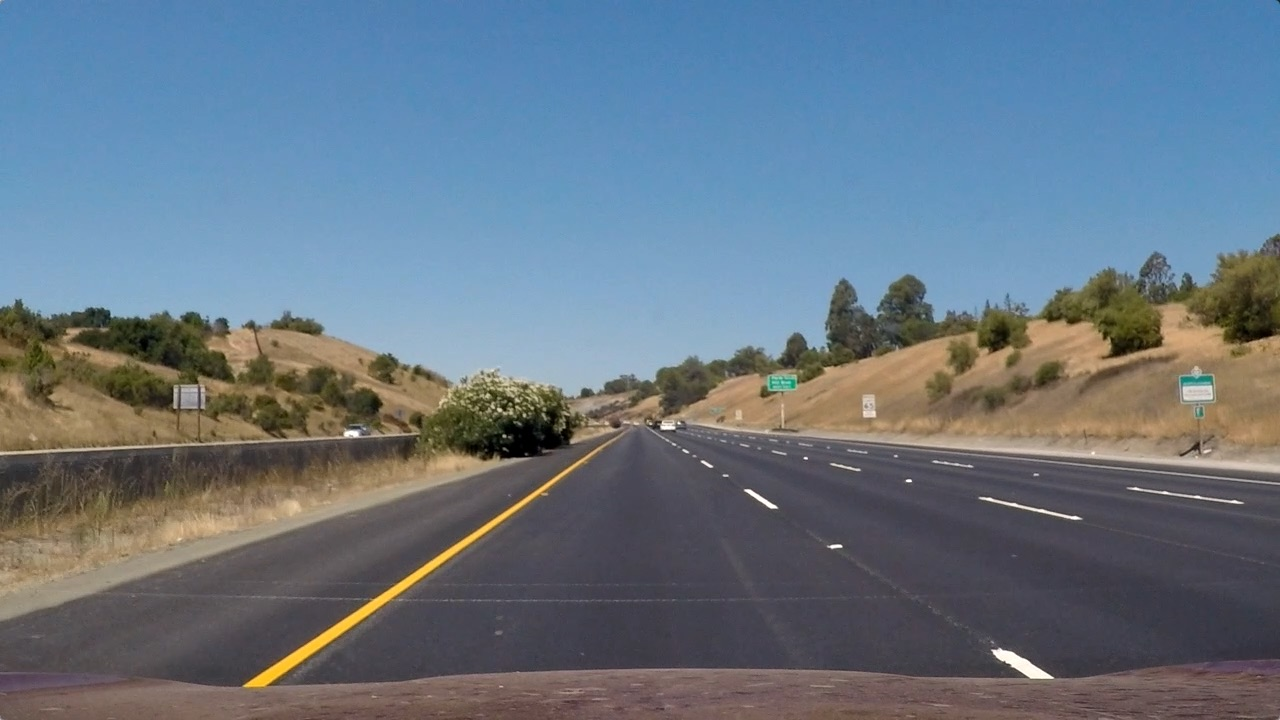
#> input picture Advanced Lane Finding Project/test_images/straight_lines1.jpg, 1280 x 720 px, given in place of solidWhiteRight.jpg, which was not available
$ jupyter execute --allow-errors P1.ipynb   (shell and % lines are left out)   (text cells are left out)
#> lines starting #> are read from the running program, lines starting #| are printed output that depends on the picture; after the words box and inside, x2 and y2 are one past the last pixel; in counts of white or black regions, pixels touching at a corner belong together; pictures that were not available may be replaced by others from this repository, and a replacement may not be noted
[cell 1]
#importing some useful packages
import matplotlib.pyplot as plt
import matplotlib.image as mpimg
import numpy as np
import cv2

[cell 2]
#reading in an image
image = mpimg.imread('test_images/solidWhiteRight.jpg')
#> image is the input picture: shape (720, 1280, 3); mean R, G, B 103.2, 117.7, 131.2
#printing out some stats and plotting
print('This image is:', type(image), 'with dimesions:', image.shape)
#| This image is: <class 'numpy.ndarray'> with dimesions: (720, 1280, 3)
plt.imshow(image)  #call as plt.imshow(gray, cmap='gray') to show a grayscaled image

[cell 3]
import math

def grayscale(img):
    """Applies the Grayscale transform
    This will return an image with only one color channel
    but NOTE: to see the returned image as grayscale
    you should call plt.imshow(gray, cmap='gray')"""
    return cv2.cvtColor(img, cv2.COLOR_BGR2GRAY)

def canny(img, low_threshold, high_threshold):
    """Applies the Canny transform"""
    return cv2.Canny(img, low_threshold, high_threshold)

def gaussian_blur(img, kernel_size):
    """Applies a Gaussian Noise kernel"""
    return cv2.GaussianBlur(img, (kernel_size, kernel_size), 0)

def region_of_interest(img, vertices):
    """
    Applies an image mask.

    Only keeps the region of the image defined by the polygon
    formed from `vertices`. The rest of the image is set to black.
    """
    #defining a blank mask to start with
    mask = np.zeros_like(img)

    #defining a 3 channel or 1 channel color to fill the mask with depending on the input image
    if len(img.shape) > 2:
        channel_count = img.shape[2]  # i.e. 3 or 4 depending on your image
        ignore_mask_color = (255,) * channel_count
    else:
        ignore_mask_color = 255

    #filling pixels inside the polygon defined by "vertices" with the fill color
    cv2.fillPoly(mask, vertices, ignore_mask_color)

    #returning the image only where mask pixels are nonzero
    masked_image = cv2.bitwise_and(img, mask)
    return masked_image


def draw_lines(img, lines, color=[255, 0, 0], thickness=2):
    """
    NOTE: this is the function you might want to use as a starting point once you want to
    average/extrapolate the line segments you detect to map out the full
    extent of the lane (going from the result shown in raw-lines-example.mp4
    to that shown in P1_example.mp4).

    Think about things like separating line segments by their
    slope ((y2-y1)/(x2-x1)) to decide which segments are part of the left
    line vs. the right line.  Then, you can average the position of each of
    the lines and extrapolate to the top and bottom of the lane.

    This function draws `lines` with `color` and `thickness`.
    Lines are drawn on the image inplace (mutates the image).
    If you want to make the lines semi-transparent, think about combining
    this function with the weighted_img() function below
    """
    shape = img.shape
    new_lines = []
    min_y = shape[0]
    for line in lines:
        x1, y1, x2, y2 = line[0]
        slope = (float(y2)-y1) / (x2-x1)
        found = False
        for i, new_line in enumerate(new_lines): #Goes through each already existing lines
            old_slope, x, y, count = new_line
            if abs((old_slope - slope) / slope) < 0.4: #less than 40% off
                if slope > 0: #y1 is higher
                    if y1 < y:
                        new_y = y1
                        new_x = x1
                    else:
                        new_y = y
                        new_x = x
                else: #y2 is higher
                    if y2 < y:
                        new_y = y2
                        new_x = x2
                    else:
                        new_y = y
                        new_x = x
                new_lines[i] = ((slope + old_slope*count)/(count+1), new_x, new_y, count+1)
                # ^ averages existing line(s) with new line
                found = True
                break
        if not found:
            if slope > 0:
                new_lines.append((slope, x1, y1, 1)) #important parts of line are higher x and y, and the slope
            else:
                new_lines.append((slope, x2, y2, 1))

    for line in new_lines:
        slope, x, y, count = line
        if slope == 0:
            slope = 0.00001
        x1 = int(x + (shape[0]-y) * 1/slope) # bottom x extrapolated from slope and upper x and y.
        cv2.line(img, (x1, shape[0]), (x, y), color, thickness)


def hough_lines(img, rho, theta, threshold, min_line_len, max_line_gap):
    """
    `img` should be the output of a Canny transform.

    Returns an image with hough lines drawn.
    """
    lines = cv2.HoughLinesP(img, rho, theta, threshold, np.array([]), minLineLength=min_line_len, maxLineGap=max_line_gap)
    line_img = cv2.cvtColor(np.zeros(img.shape, dtype=np.uint8),cv2.COLOR_GRAY2RGB)
    draw_lines(line_img, lines, thickness=20)
    return line_img

# Python 3 has support for cool math symbols.

def weighted_img(img, initial_img, α=0.8, β=1., λ=0.):
    """
    `img` is the output of the hough_lines(), An image with lines drawn on it.
    Should be a blank image (all black) with lines drawn on it.

    `initial_img` should be the image before any processing.

    The result image is computed as follows:

    initial_img * α + img * β + λ
    NOTE: initial_img and img must be the same shape!
    """
    return cv2.addWeighted(initial_img, α, img, β, λ)

[cell 4]
original_image = mpimg.imread('test_images/whiteCarLaneSwitch.jpg')
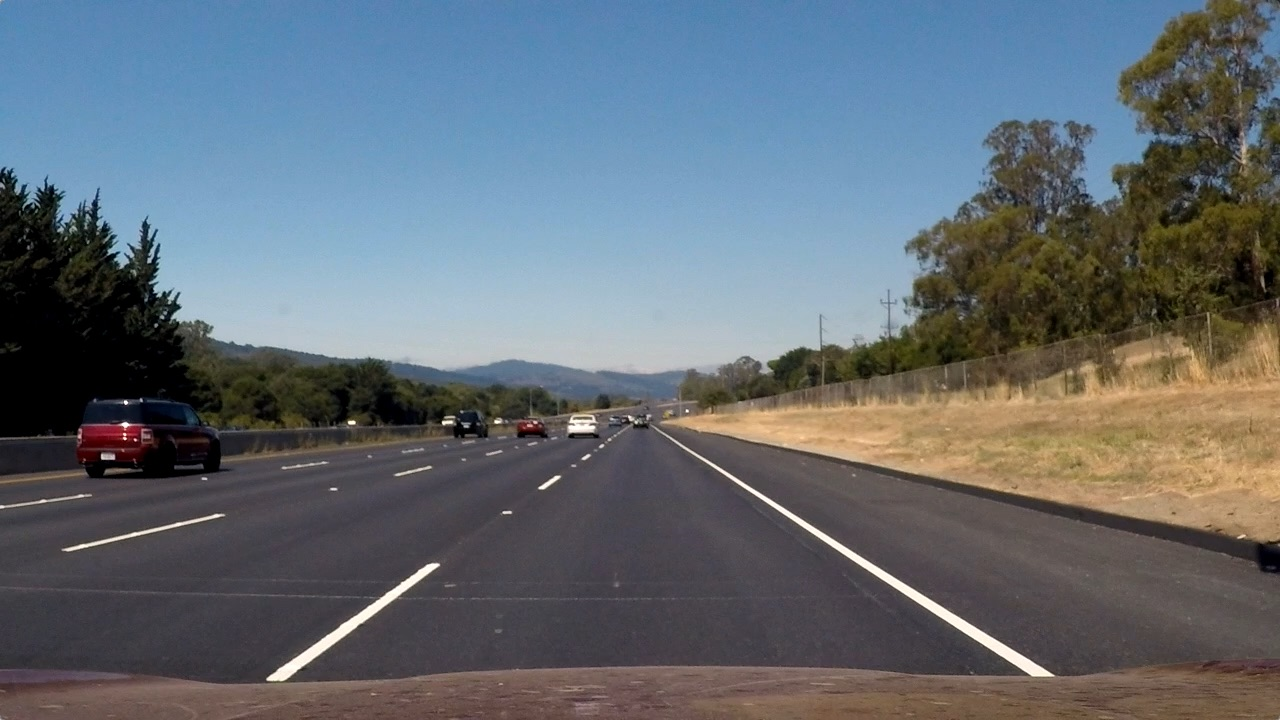
#> input picture Advanced Lane Finding Project/test_images/straight_lines2.jpg, 1280 x 720 px, given in place of whiteCarLaneSwitch.jpg, which was not available
#> original_image is the input picture: shape (720, 1280, 3); mean R, G, B 99.4, 107.7, 115.1
test = ['solidWhiteCurve.jpg',
 'solidWhiteRight.jpg',
 'solidYellowCurve.jpg',
 'solidYellowCurve2.jpg',
 'solidYellowLeft.jpg',
 'whiteCarLaneSwitch.jpg']

[cell 5]
image = grayscale(original_image)
canny_img = canny(image, 100, 150)
#> in canny, `return cv2.Canny(img, low_threshold, high_threshold)`: returned value: shape (720, 1280); 3.5% white in thin lines or dots
imshape = canny_img.shape
#> imshape = (720, 1280)
vertices = np.array([[(150,imshape[0]),(440, 325), (535, 325), (imshape[1]-50,imshape[0])]], dtype=np.int32)
image = region_of_interest(canny_img, vertices)
#> in region_of_interest, `cv2.fillPoly(mask, vertices, ignore_mask_color)`: mask: shape (720, 1280); 25.2% white; 1 white region, box (x1, y1, x2, y2) and area: (150, 325, 1230, 720) 232410
#> in region_of_interest, `masked_image = cv2.bitwise_and(img, mask)`:
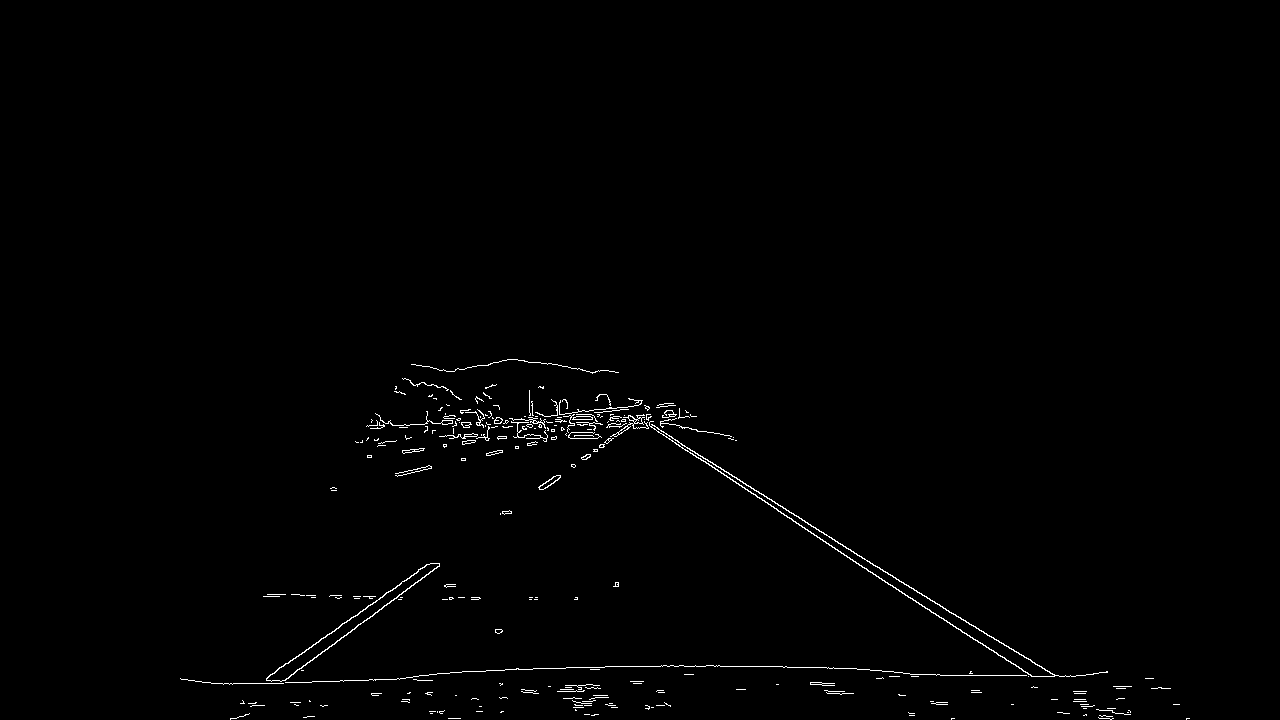
#> masked_image: shape (720, 1280); 0.77% white in thin lines or dots, all inside (x1, y1, x2, y2) = (180, 359, 1190, 720)
lines = hough_lines(image, 2, np.pi/180, 50, 100, 100)
#> in hough_lines, `lines = cv2.HoughLinesP(img, rho, theta, threshold, np.array([]), minL..`: lines = 59 rows, first 6: [257, 683, 647, 410], [551, 363, 1107, 710], [552, 364, 843, 553], [249, 703, 661, 404], [556, 364, 677, 440], [377, 424, 675, 424]
#> in hough_lines, `line_img = cv2.cvtColor(np.zeros(img.shape, dtype=np.uint8),cv2.COLOR_..`: line_img: shape (720, 1280, 3); every value is 0
#> the loop in draw_lines, `for line in lines:` made 59 passes
#> (x1, y1, x2, y2, slope) on passes 1 to 12: (257, 683, 647, 410, -0.7), (551, 363, 1107, 710, 0.624), (552, 364, 843, 553, 0.649), (249, 703, 661, 404, -0.726), (556, 364, 677, 440, 0.628), (377, 424, 675, 424, 0), (910, 674, 1038, 676, 0.0156), (796, 523, 1030, 675, 0.65), (555, 364, 1112, 712, 0.625), (371, 419, 674, 419, 0), (516, 668, 719, 665, -0.0148), (202, 682, 399, 679, -0.0152)
#> after the loop in draw_lines, `for line in lines:`: new_lines = 22 items, first 6: (-0.722, 661, 404, 5), (0.636, 551, 363, 7), (0, 675, 424, 1), (0.0179, 426, 411, 7), (0, 674, 419, 1), (-0.0169, 671, 420, 7)
#> the loop in draw_lines, `for line in new_lines:` made 22 passes
#> (line, x, y, count, x1) on passes 3, 5, 7, 8, 12, 13, 14, 15, 16, 18, 22: ((0, 675, 424, 1), 675, 424, 1, 29600674), ((0, 674, 419, 1), 674, 419, 1, 30100673), ((0, 689, 417, 1), 689, 417, 1, 30300688), ((0, 729, 435, 1), 729, 435, 1, 28500728), ((0, 691, 428, 1), 691, 428, 1, 29200690), ((0, 656, 691, 1), 656, 691, 1, 2900655), ((0, 1179, 704, 1), 1179, 704, 1, 1601178), ((0, 398, 596, 1), 398, 596, 1, 12400397), ((0, 706, 431, 1), 706, 431, 1, 28900705), ((0, 432, 680, 1), 432, 680, 1, 4000431), ((0, 673, 403, 1), 673, 403, 1, 31700672)
#> (x, y, count, x1) on passes 1, 2, 4, 6, 9, 10: (661, 404, 5, 223), (551, 363, 7, 1112), (426, 411, 7, 17698), (671, 420, 7, -17126), (267, 594, 8, 3578), (517, 359, 7, -1125)
#> after the loop in draw_lines, `for line in new_lines:`:
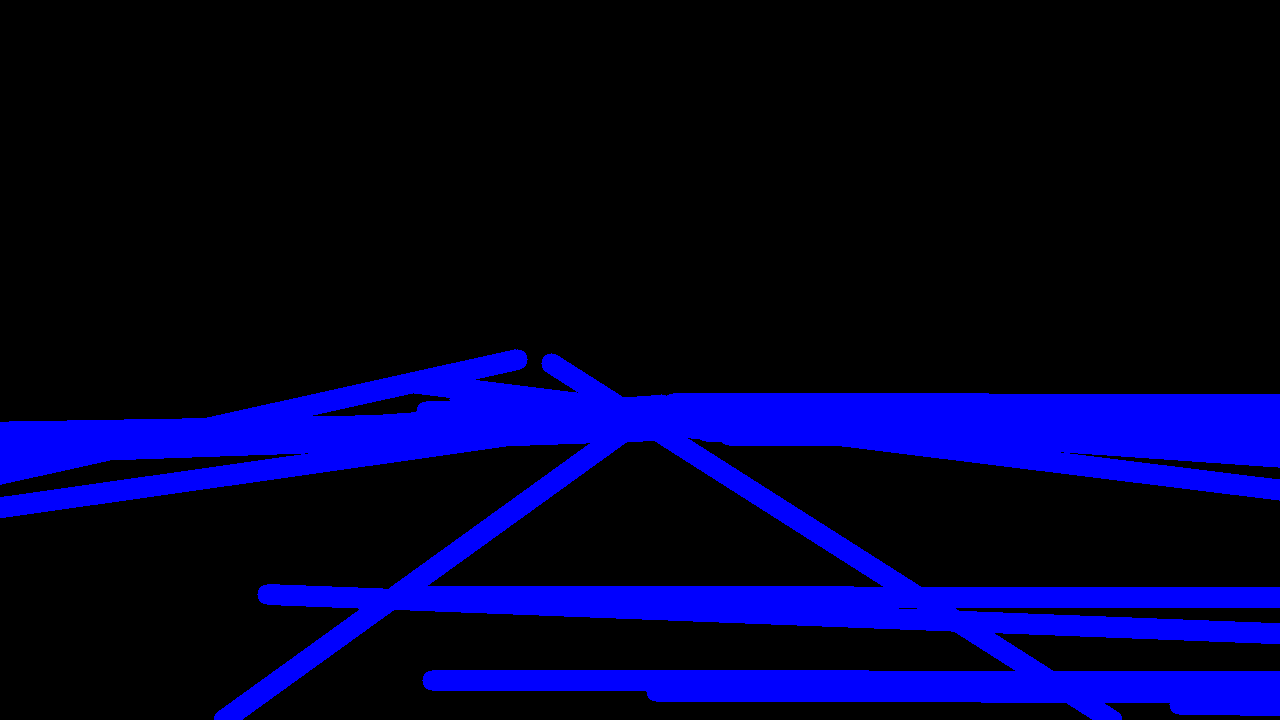
#> img: shape (720, 1280, 3); mean B, G, R 46.5, 0, 0
result = weighted_img(lines, original_image)
#> in weighted_img, `return cv2.addWeighted(initial_img, α, img, β, λ)`:
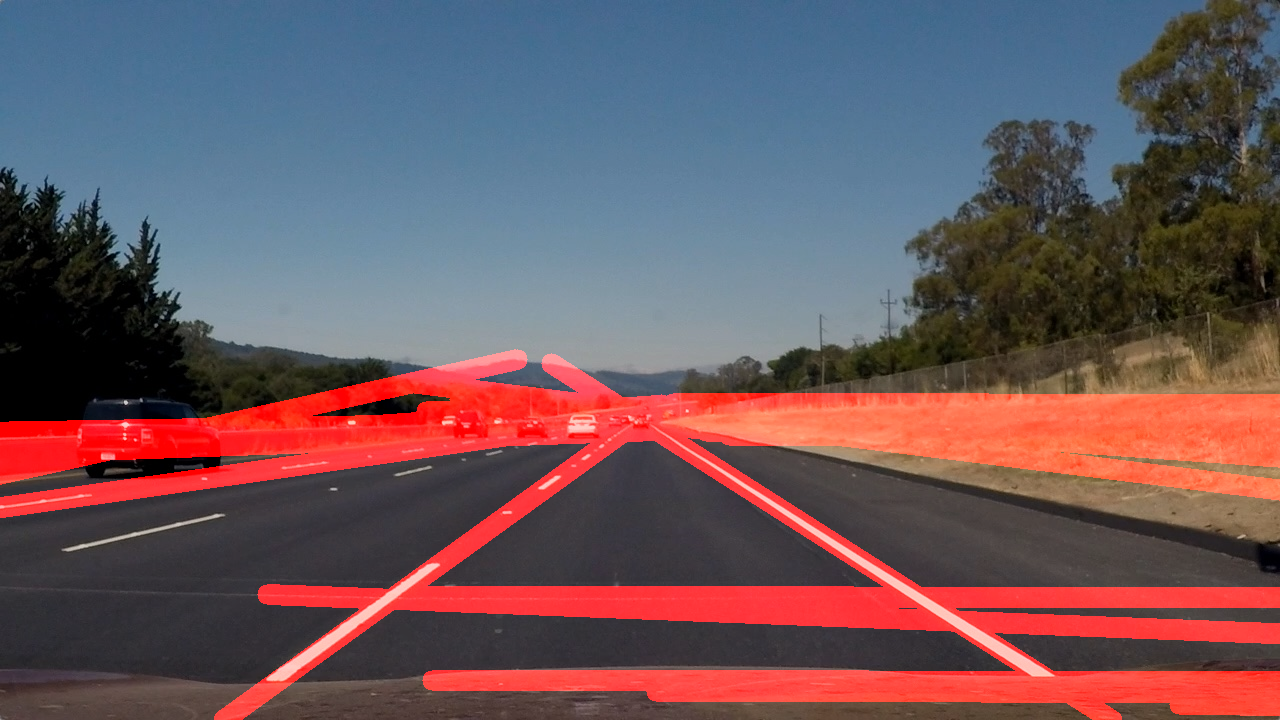
#> returned value: shape (720, 1280, 3); mean of channels 0, 1, 2 109.7, 86.1, 92.1; drawn as R, G, B
